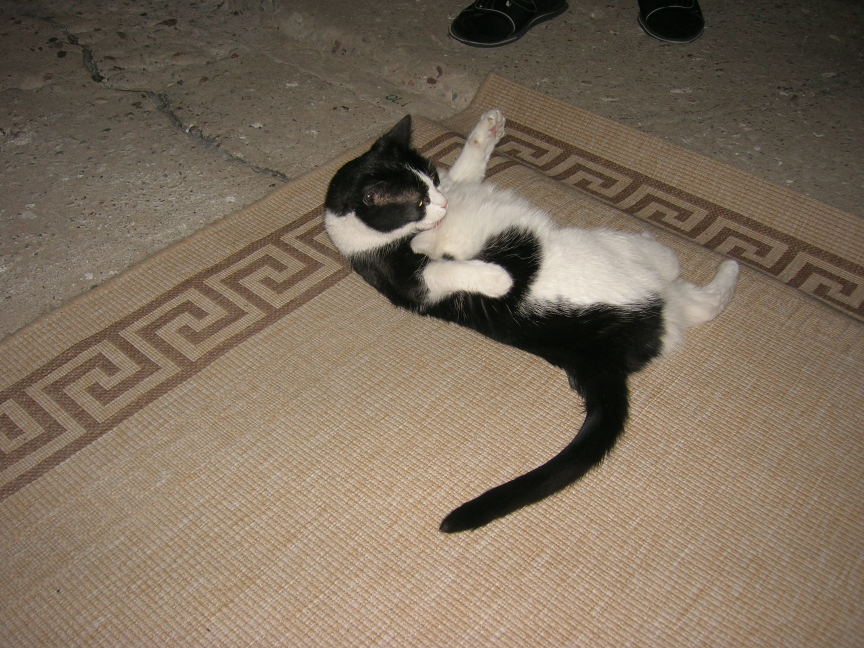
#> input picture test_files/smulan.jpg, 2592 x 1944 px (shown at 1/3 size)
$ python -i extractor_ocr.py   (imports and definitions only)
#> lines starting #> are read from the running program, lines starting #| are printed output that depends on the picture
### autonameow/util/mimemagic.py
# -*- coding: utf-8 -*-

#   Copyright(c) 2016-2020 Jonas Sjöberg <autonameow@jonasjberg.com>
#   Source repository: https://github.com/jonasjberg/autonameow
#
#   This file is part of autonameow.
#
#   autonameow is free software: you can redistribute it and/or modify
#   it under the terms of the GNU General Public License as published by
#   the Free Software Foundation.
#
#   autonameow is distributed in the hope that it will be useful,
#   but WITHOUT ANY WARRANTY; without even the implied warranty of
#   MERCHANTABILITY or FITNESS FOR A PARTICULAR PURPOSE.  See the
#   GNU General Public License for more details.
#
#   You should have received a copy of the GNU General Public License
#   along with autonameow.  If not, see <http://www.gnu.org/licenses/>.

import logging
import mimetypes
import os

from core.exceptions import AutonameowException
from core.exceptions import DependencyError
from util import coercers


log = logging.getLogger(__name__)


# File in this directory with mappings between MIME-types and extensions.
MIMEMAGIC_MAPPINGS_BASENAME = 'mimemagic.mappings'

# File in this directory with preferred extensions for MIME-types.
MIMEMAGIC_PREFERRED_BASENAME = 'mimemagic.preferred'


# [86 lines left out: function _build_magic, not called in this run]


MY_MAGIC = None


# [111 lines left out: functions file_mimetype, eval_glob, not called in this run]


class MimeExtensionMapper(object):
    def __init__(self):
        self.unknown_mime_type = coercers.NULL_AW_MIMETYPE

        # Stores sets.
        self._mime_to_ext = dict()
        self._ext_to_mime = dict()

        # Stores single strings.
        self._mime_to_preferred_ext = dict()

    def add_mapping(self, mimetype, extension):
        if extension not in self._ext_to_mime:
            self._ext_to_mime[extension] = {mimetype}
        else:
            if mimetype not in self._ext_to_mime.get(extension, set()):
                self._ext_to_mime[extension].add(mimetype)

        if mimetype not in self._mime_to_ext:
            self._mime_to_ext[mimetype] = {extension}
        else:
            if extension not in self._mime_to_ext.get(mimetype, set()):
                self._mime_to_ext[mimetype].add(extension)

    # [88 lines left out: functions add_preferred_extension, get_candidate_mimetypes, get_mimetype, get_candidate_extensions, get_extension, not called in this run]


# Shared global singleton.
MAPPER = MimeExtensionMapper()


def _load_mimetypes_module_mimemagic_mappings():
    try:
        mimetypes_types_map = {
            ext.lstrip('.'): mime for ext, mime in mimetypes.types_map.items()
        }
    except AttributeError:
        log.error('Unable to get MIME-type map from the "mimetypes" module.')
    else:
        for extension, mime_type in mimetypes_types_map.items():
            MAPPER.add_mapping(mime_type, extension)


def _read_mimetype_extension_mapping_file(mapfile_basename, callback):
    """
    Load MIME-type to extension mappings from external file.

    Each line should contain a MIME-type and a extension, separated by a colon.
    Any whitespace is ignored, as well as any initial period in the extension.
    Lines beginning with a hash ('#') are also ignored.

    Args:
        mapfile_basename: Basename of the file in this directory to read.
        callback: Called with the MIME-type and extension, once per line.

    Returns:
        All MIME-types mapped to the given extension, as a list of strings.
    """
    mapfile = os.path.realpath(os.path.join(
        os.path.dirname(__file__), mapfile_basename
    ))
    try:
        with open(mapfile, 'r') as fh:
            lines = fh.readlines()
    except OSError:
        return

    for n, line in enumerate(lines, start=1):
        line = line.strip()
        if not line or line.startswith('#'):
            continue
        try:
            mime_type, extension = line.strip().split(':')
        except ValueError:
            log.error('Error parsing "%s" line %d', mapfile, n)
        else:
            str_mime_type = coercers.force_string(mime_type).strip()
            str_extension = coercers.force_string(extension).strip().lstrip('.')
            if not str_mime_type:
                continue

            callback(str_mime_type, str_extension)


def _load_mimemagic_mappings():
    """
    Load MIME-type to extension mappings from external file.
    """
    _read_mimetype_extension_mapping_file(MIMEMAGIC_MAPPINGS_BASENAME,
                                          MAPPER.add_mapping)


def _load_mimemagic_mapping_overrides():
    """
    Load MIME-type to extension mapping overrides from external file.
    These are the "preferred" extensions for any given MIME-type.
    """
    _read_mimetype_extension_mapping_file(MIMEMAGIC_PREFERRED_BASENAME,
                                          MAPPER.add_preferred_extension)


# Load MIME to extension mappings from the 'mimetypes' module.
# This is the baseline, extended by the following custom mappings.
_load_mimetypes_module_mimemagic_mappings()

# Load any custom "extension to MIME-type"-mappings.
_load_mimemagic_mappings()

# Load any custom overrides of the "extension to MIME-type"-mappings.
_load_mimemagic_mapping_overrides()


def get_mimetype(extension):
    return MAPPER.get_mimetype(extension)


def get_extension(mimetype):
    assert isinstance(mimetype, str)
    return MAPPER.get_extension(mimetype)

### autonameow/extractors/__init__.py
# -*- coding: utf-8 -*-

#   Copyright(c) 2016-2020 Jonas Sjöberg <autonameow@jonasjberg.com>
#   Source repository: https://github.com/jonasjberg/autonameow
#
#   This file is part of autonameow.
#
#   autonameow is free software: you can redistribute it and/or modify
#   it under the terms of the GNU General Public License as published by
#   the Free Software Foundation.
#
#   autonameow is distributed in the hope that it will be useful,
#   but WITHOUT ANY WARRANTY; without even the implied warranty of
#   MERCHANTABILITY or FITNESS FOR A PARTICULAR PURPOSE.  See the
#   GNU General Public License for more details.
#
#   You should have received a copy of the GNU General Public License
#   along with autonameow.  If not, see <http://www.gnu.org/licenses/>.

import inspect
import logging
import os
import sys

from core.exceptions import AutonameowException


log = logging.getLogger(__name__)


# Extractors are assumed to be located in the same directory as this file.
AUTONAMEOW_EXTRACTOR_PATH = os.path.dirname(os.path.realpath(__file__))
sys.path.insert(0, AUTONAMEOW_EXTRACTOR_PATH)

EXTRACTOR_CLASS_PACKAGES_METADATA = ['metadata']
EXTRACTOR_CLASS_PACKAGES = (
    EXTRACTOR_CLASS_PACKAGES_METADATA +
    []
)


class ExtractorError(AutonameowException):
    """An error generated by any "Extractor" subclasses during extraction."""


# [32 lines left out: functions _find_extractor_classes_in_packages, collect_included_excluded_extractors, not called in this run]


class ExtractorRegistry(object):
    def __init__(self):
        self._all_providers = None
        self._metadata_providers = None
        self._excluded_providers = set()

    # [25 lines left out: functions _get_cached_or_collect, _collect_and_register, all_providers, metadata_providers, not called in this run]

    @property
    def excluded_providers(self):
        return self._excluded_providers


registry = ExtractorRegistry()

### autonameow/extractors/text/extractor_ocr.py
# -*- coding: utf-8 -*-

#   Copyright(c) 2016-2020 Jonas Sjöberg <autonameow@jonasjberg.com>
#   Source repository: https://github.com/jonasjberg/autonameow
#
#   This file is part of autonameow.
#
#   autonameow is free software: you can redistribute it and/or modify
#   it under the terms of the GNU General Public License as published by
#   the Free Software Foundation.
#
#   autonameow is distributed in the hope that it will be useful,
#   but WITHOUT ANY WARRANTY; without even the implied warranty of
#   MERCHANTABILITY or FITNESS FOR A PARTICULAR PURPOSE.  See the
#   GNU General Public License for more details.
#
#   You should have received a copy of the GNU General Public License
#   along with autonameow.  If not, see <http://www.gnu.org/licenses/>.


#   NOTE:  Some of this code is based on 'pytesseract' by Matthias Lee.
#          https://github.com/madmaze/python-tesseract

import os
import shlex
import subprocess
import tempfile

try:
    from PIL import Image
except ImportError:
    Image = None

from extractors import ExtractorError
from extractors.text.base import BaseTextExtractor
from extractors.text.base import decode_raw
from util import encoding as enc
from util import mimemagic
from util import process


TESSERACT_COMMAND = 'tesseract'
TESSERACT_ARGS = None


# TODO: [TD0194] Handle (seemingly empty) pdfs without "overlay" text


# [26 lines that did not run here, left out]


def pil_read_image(filepath):
    """
    Loads an image at the given path with PIL.

    Args:
        filepath: Path of the image to load, as a Unicode string.

    Returns:
        An instance of the 'PIL.Image.Image' class.

    Raises:
        ExtractorError: The image could not be loaded, for any reason.
    """
    try:
        return Image.open(filepath)
    except (AttributeError, OSError, ValueError) as e:
        raise ExtractorError('Unable to load image; {!s}'.format(e))


def get_text_from_ocr(filepath, tesseract_args=None):
    """
    Get any textual content from the image by running OCR with tesseract.

    Args:
        filepath: The path to the image to process.
        tesseract_args: Optional tesseract arguments as Unicode strings.

    Returns:
        Any OCR results text or empty as Unicode strings.

    Raises:
        ExtractorError: The extraction failed.
    """
    # TODO: Test this!

    image = pil_read_image(filepath)

    # [6 lines of commented-out code are left out]

    try:
        # TODO: [TD0068] Let the user configure which languages to use with OCR.
        stdout = image_to_string(image, lang='swe+eng',
                                 config=tesseract_args)
    except (ExtractorError, TypeError) as e:
        # TODO: Cleanup exception handling.
        raise ExtractorError('tesseract ERROR: {}'.format(str(e)))
    else:
        result = decode_raw(stdout)
        if not result:
            return ''
        return result


def run_tesseract(input_filename, output_filename_base,
                  lang=None, boxes=False, config=None):
    """
    Runs the command:
        'tesseract_cmd' 'input_filename' 'output_filename_base'

    Returns the exit status and stderr output of tesseract.
    """
    command = [TESSERACT_COMMAND, input_filename, output_filename_base]

    if lang is not None:
        command += ['-l', lang]
    if boxes:
        command += ['batch.nochop', 'makebox']
    if config:
        command += shlex.split(config)

    try:
        process = subprocess.Popen(command, stderr=subprocess.PIPE)
    except (OSError, ValueError, subprocess.SubprocessError) as e:
        raise ExtractorError(e)
    else:
        return process.wait(), process.stderr.read()


def cleanup_temporary_file(filename):
    """
    Deletes the given filename.  Any errors are silently ignored.
    """
    try:
        os.remove(filename)
    except OSError:
        pass


def get_errors(error_string):
    """
    Returns all lines in the error_string that start with the string "error".
    """
    lines = error_string.splitlines()
    lines = [enc.decode_(line) for line in lines]
    error_lines = tuple(line for line in lines if line.find('Error') >= 0)
    if error_lines:
        return '\n'.join(error_lines)
    return error_string.strip()


def new_temporary_file(prefix=None, suffix=None):
    """
    Returns the absolute path to a named temporary file, as a Unicode string.
    """
    return os.path.realpath(
        tempfile.NamedTemporaryFile(delete=False,
                                    prefix=prefix,
                                    suffix=suffix).name
    )


def image_to_string(image, lang=None, boxes=False, config=None):
    """
    Runs tesseract on the specified image.

    The image is first written to disk, then tesseract is executed with this
    image. The result is read and the temporary files are deleted.

    if boxes=True
        "batch.nochop makebox" gets added to the tesseract call

    if config is set, the config gets appended to the command.
        Example; config="-psm 6"
    """
    try:
        # This could fail if the image is truncated.
        _number_image_channels = len(image.split())
    except OSError as e:
        raise ExtractorError(e)
    else:
        if _number_image_channels == 4:
            # Discard the Alpha.
            r, g, b, _ = image.split()
            image = Image.merge('RGB', (r, g, b))

    input_file_name = new_temporary_file(suffix='.bmp')

    output_file_name_base = new_temporary_file()
    if not boxes:
        output_file_name = '{}.txt'.format(output_file_name_base)
    else:
        output_file_name = '{}.box'.format(output_file_name_base)

    try:
        image.save(input_file_name)
        status, error_string = run_tesseract(input_file_name,
                                             output_file_name_base,
                                             lang=lang,
                                             boxes=boxes,
                                             config=config)
        if status:
            errors = get_errors(error_string)
            raise ExtractorError(status, errors)
        f = open(output_file_name)
        try:
            return f.read().strip()
        finally:
            f.close()
    finally:
        cleanup_temporary_file(input_file_name)
        cleanup_temporary_file(output_file_name)

>>> import cv2
>>> picture = cv2.imread('../../../test_files/smulan.jpg', cv2.IMREAD_GRAYSCALE)
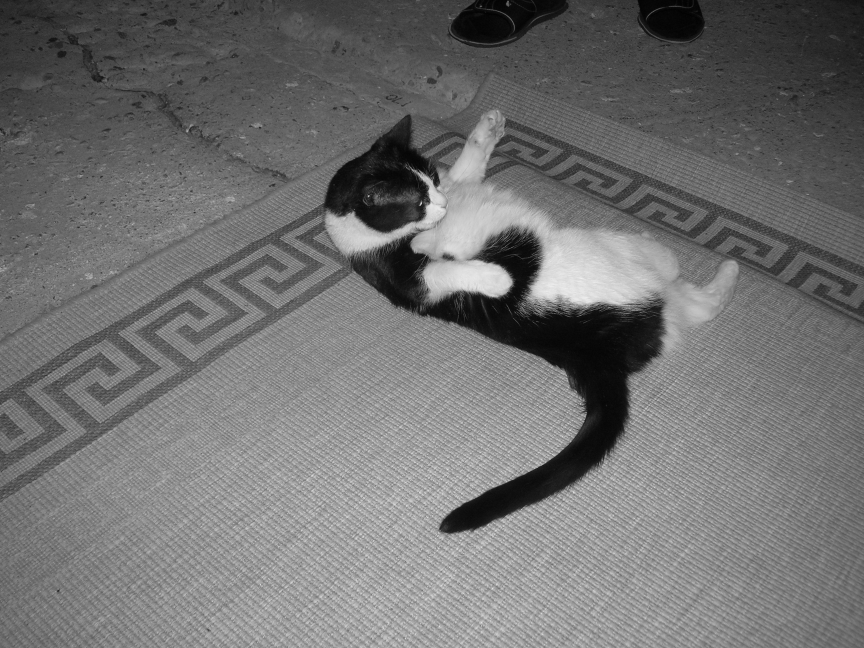
#> picture: shape (1944, 2592) (shown at 1/3 size); min 0, max 255, mean 112.8
>>> result = image_to_string(picture)
#> (the run stopped early here; a loop or call above may not have finished)
